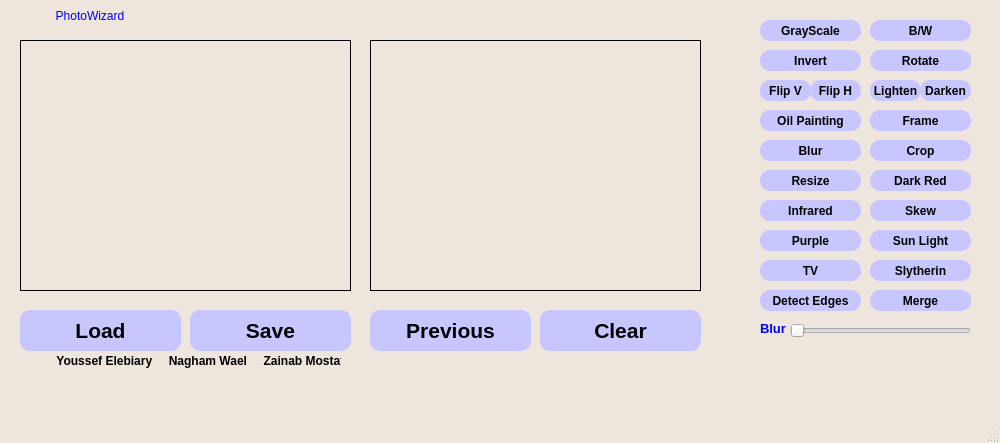
<?xml version="1.0" encoding="UTF-8"?>
<ui version="4.0">
 <class>PhotoWizard</class>
 <widget class="QMainWindow" name="PhotoWizard">
  <property name="geometry">
   <rect>
    <x>0</x>
    <y>0</y>
    <width>1000</width>
    <height>443</height>
   </rect>
  </property>
  <property name="windowTitle">
   <string>PhotoWizard</string>
  </property>
  <property name="windowIcon">
   <iconset>
    <normaloff>icon.png</normaloff>icon.png</iconset>
  </property>
  <property name="styleSheet">
   <string notr="true">QMainWindow {
	background-color: rgb(238, 229, 221);
}</string>
  </property>
  <widget class="QWidget" name="centralwidget">
   <property name="minimumSize">
    <size>
     <width>0</width>
     <height>400</height>
    </size>
   </property>
   <widget class="QPushButton" name="save">
    <property name="geometry">
     <rect>
      <x>190</x>
      <y>310</y>
      <width>161</width>
      <height>41</height>
     </rect>
    </property>
    <property name="font">
     <font>
      <pointsize>16</pointsize>
      <bold>true</bold>
     </font>
    </property>
    <property name="styleSheet">
     <string notr="true">QPushButton {
	background-color: rgb(200, 198, 255);
	color: rgb(0, 0, 0);
	border: 1px;
	border-radius: 10px;
}</string>
    </property>
    <property name="text">
     <string>Save</string>
    </property>
    <property name="shortcut">
     <string>Ctrl+S</string>
    </property>
   </widget>
   <widget class="QLabel" name="credits">
    <property name="geometry">
     <rect>
      <x>50</x>
      <y>350</y>
      <width>291</width>
      <height>21</height>
     </rect>
    </property>
    <property name="font">
     <font>
      <pointsize>9</pointsize>
      <bold>true</bold>
     </font>
    </property>
    <property name="text">
     <string>  Youssef Elebiary     Nagham Wael     Zainab Mostafa</string>
    </property>
    <property name="textInteractionFlags">
     <set>Qt::NoTextInteraction</set>
    </property>
   </widget>
   <widget class="QPushButton" name="detect">
    <property name="geometry">
     <rect>
      <x>760</x>
      <y>290</y>
      <width>101</width>
      <height>21</height>
     </rect>
    </property>
    <property name="font">
     <font>
      <bold>true</bold>
     </font>
    </property>
    <property name="styleSheet">
     <string notr="true">QPushButton {
	background-color: rgb(200, 198, 255);
	color: rgb(0, 0, 0);
	border: 1px;
	border-radius: 10px;
}</string>
    </property>
    <property name="text">
     <string>Detect Edges</string>
    </property>
   </widget>
   <widget class="QPushButton" name="resize">
    <property name="geometry">
     <rect>
      <x>760</x>
      <y>170</y>
      <width>101</width>
      <height>21</height>
     </rect>
    </property>
    <property name="font">
     <font>
      <bold>true</bold>
     </font>
    </property>
    <property name="styleSheet">
     <string notr="true">QPushButton {
	background-color: rgb(200, 198, 255);
	color: rgb(0, 0, 0);
	border: 1px;
	border-radius: 10px;
}</string>
    </property>
    <property name="text">
     <string>Resize</string>
    </property>
   </widget>
   <widget class="QLabel" name="image2">
    <property name="geometry">
     <rect>
      <x>370</x>
      <y>40</y>
      <width>331</width>
      <height>251</height>
     </rect>
    </property>
    <property name="frameShape">
     <enum>QFrame::Box</enum>
    </property>
    <property name="frameShadow">
     <enum>QFrame::Plain</enum>
    </property>
    <property name="text">
     <string/>
    </property>
    <property name="scaledContents">
     <bool>true</bool>
    </property>
    <property name="textInteractionFlags">
     <set>Qt::NoTextInteraction</set>
    </property>
   </widget>
   <widget class="QPushButton" name="tv">
    <property name="geometry">
     <rect>
      <x>760</x>
      <y>260</y>
      <width>101</width>
      <height>21</height>
     </rect>
    </property>
    <property name="font">
     <font>
      <bold>true</bold>
     </font>
    </property>
    <property name="styleSheet">
     <string notr="true">QPushButton {
	background-color: rgb(200, 198, 255);
	color: rgb(0, 0, 0);
	border: 1px;
	border-radius: 10px;
}</string>
    </property>
    <property name="text">
     <string>TV</string>
    </property>
   </widget>
   <widget class="QLabel" name="label_2">
    <property name="geometry">
     <rect>
      <x>760</x>
      <y>320</y>
      <width>31</width>
      <height>16</height>
     </rect>
    </property>
    <property name="font">
     <font>
      <pointsize>10</pointsize>
      <bold>true</bold>
     </font>
    </property>
    <property name="styleSheet">
     <string notr="true">color: rgb(0, 0, 255);</string>
    </property>
    <property name="text">
     <string>Blur</string>
    </property>
   </widget>
   <widget class="QPushButton" name="light">
    <property name="geometry">
     <rect>
      <x>870</x>
      <y>80</y>
      <width>51</width>
      <height>21</height>
     </rect>
    </property>
    <property name="font">
     <font>
      <bold>true</bold>
     </font>
    </property>
    <property name="styleSheet">
     <string notr="true">QPushButton {
	background-color: rgb(200, 198, 255);
	color: rgb(0, 0, 0);
	border: 1px;
	border-radius: 10px;
}</string>
    </property>
    <property name="text">
     <string>Lighten</string>
    </property>
   </widget>
   <widget class="QPushButton" name="ir">
    <property name="geometry">
     <rect>
      <x>760</x>
      <y>200</y>
      <width>101</width>
      <height>21</height>
     </rect>
    </property>
    <property name="font">
     <font>
      <bold>true</bold>
     </font>
    </property>
    <property name="styleSheet">
     <string notr="true">QPushButton {
	background-color: rgb(200, 198, 255);
	color: rgb(0, 0, 0);
	border: 1px;
	border-radius: 10px;
}</string>
    </property>
    <property name="text">
     <string>Infrared</string>
    </property>
   </widget>
   <widget class="QPushButton" name="gray">
    <property name="geometry">
     <rect>
      <x>760</x>
      <y>20</y>
      <width>101</width>
      <height>21</height>
     </rect>
    </property>
    <property name="font">
     <font>
      <bold>true</bold>
     </font>
    </property>
    <property name="styleSheet">
     <string notr="true">QPushButton {
	background-color: rgb(200, 198, 255);
	color: rgb(0, 0, 0);
	border: 1px;
	border-radius: 10px;
}</string>
    </property>
    <property name="text">
     <string>GrayScale</string>
    </property>
   </widget>
   <widget class="QPushButton" name="previous">
    <property name="geometry">
     <rect>
      <x>370</x>
      <y>310</y>
      <width>161</width>
      <height>41</height>
     </rect>
    </property>
    <property name="font">
     <font>
      <pointsize>16</pointsize>
      <bold>true</bold>
     </font>
    </property>
    <property name="styleSheet">
     <string notr="true">QPushButton {
	background-color: rgb(200, 198, 255);
	color: rgb(0, 0, 0);
	border: 1px;
	border-radius: 10px;
}</string>
    </property>
    <property name="text">
     <string>Previous</string>
    </property>
   </widget>
   <widget class="QLabel" name="file_name">
    <property name="geometry">
     <rect>
      <x>-60</x>
      <y>0</y>
      <width>300</width>
      <height>31</height>
     </rect>
    </property>
    <property name="sizePolicy">
     <sizepolicy hsizetype="Preferred" vsizetype="Preferred">
      <horstretch>1</horstretch>
      <verstretch>0</verstretch>
     </sizepolicy>
    </property>
    <property name="minimumSize">
     <size>
      <width>10</width>
      <height>31</height>
     </size>
    </property>
    <property name="maximumSize">
     <size>
      <width>300</width>
      <height>31</height>
     </size>
    </property>
    <property name="styleSheet">
     <string notr="true">QLabel {
	font: 800 17pt &quot;Segoe UI&quot;;
	color :rgb(0, 0, 255);
}</string>
    </property>
    <property name="frameShape">
     <enum>QFrame::NoFrame</enum>
    </property>
    <property name="lineWidth">
     <number>2</number>
    </property>
    <property name="midLineWidth">
     <number>2</number>
    </property>
    <property name="text">
     <string>PhotoWizard</string>
    </property>
    <property name="textFormat">
     <enum>Qt::PlainText</enum>
    </property>
    <property name="alignment">
     <set>Qt::AlignCenter</set>
    </property>
    <property name="textInteractionFlags">
     <set>Qt::NoTextInteraction</set>
    </property>
   </widget>
   <widget class="QPushButton" name="oil">
    <property name="geometry">
     <rect>
      <x>760</x>
      <y>110</y>
      <width>101</width>
      <height>21</height>
     </rect>
    </property>
    <property name="font">
     <font>
      <bold>true</bold>
     </font>
    </property>
    <property name="styleSheet">
     <string notr="true">QPushButton {
	background-color: rgb(200, 198, 255);
	color: rgb(0, 0, 0);
	border: 1px;
	border-radius: 10px;
}</string>
    </property>
    <property name="text">
     <string>Oil Painting</string>
    </property>
   </widget>
   <widget class="QPushButton" name="frame">
    <property name="geometry">
     <rect>
      <x>870</x>
      <y>110</y>
      <width>101</width>
      <height>21</height>
     </rect>
    </property>
    <property name="font">
     <font>
      <bold>true</bold>
     </font>
    </property>
    <property name="styleSheet">
     <string notr="true">QPushButton {
	background-color: rgb(200, 198, 255);
	color: rgb(0, 0, 0);
	border: 1px;
	border-radius: 10px;
}</string>
    </property>
    <property name="text">
     <string>Frame</string>
    </property>
   </widget>
   <widget class="QPushButton" name="dark_red">
    <property name="geometry">
     <rect>
      <x>870</x>
      <y>170</y>
      <width>101</width>
      <height>21</height>
     </rect>
    </property>
    <property name="font">
     <font>
      <bold>true</bold>
     </font>
    </property>
    <property name="styleSheet">
     <string notr="true">QPushButton {
	background-color: rgb(200, 198, 255);
	color: rgb(0, 0, 0);
	border: 1px;
	border-radius: 10px;
}</string>
    </property>
    <property name="text">
     <string>Dark Red</string>
    </property>
   </widget>
   <widget class="QPushButton" name="blur">
    <property name="geometry">
     <rect>
      <x>760</x>
      <y>140</y>
      <width>101</width>
      <height>21</height>
     </rect>
    </property>
    <property name="font">
     <font>
      <bold>true</bold>
     </font>
    </property>
    <property name="styleSheet">
     <string notr="true">QPushButton {
	background-color: rgb(200, 198, 255);
	color: rgb(0, 0, 0);
	border: 1px;
	border-radius: 10px;
}</string>
    </property>
    <property name="text">
     <string>Blur</string>
    </property>
   </widget>
   <widget class="QPushButton" name="flip_h">
    <property name="geometry">
     <rect>
      <x>810</x>
      <y>80</y>
      <width>51</width>
      <height>21</height>
     </rect>
    </property>
    <property name="font">
     <font>
      <bold>true</bold>
     </font>
    </property>
    <property name="styleSheet">
     <string notr="true">QPushButton {
	background-color: rgb(200, 198, 255);
	color: rgb(0, 0, 0);
	border: 1px;
	border-radius: 10px;
}</string>
    </property>
    <property name="text">
     <string>Flip H</string>
    </property>
   </widget>
   <widget class="QPushButton" name="purple">
    <property name="geometry">
     <rect>
      <x>760</x>
      <y>230</y>
      <width>101</width>
      <height>21</height>
     </rect>
    </property>
    <property name="font">
     <font>
      <bold>true</bold>
     </font>
    </property>
    <property name="styleSheet">
     <string notr="true">QPushButton {
	background-color: rgb(200, 198, 255);
	color: rgb(0, 0, 0);
	border: 1px;
	border-radius: 10px;
}</string>
    </property>
    <property name="text">
     <string>Purple</string>
    </property>
   </widget>
   <widget class="QPushButton" name="flip_v">
    <property name="geometry">
     <rect>
      <x>760</x>
      <y>80</y>
      <width>51</width>
      <height>21</height>
     </rect>
    </property>
    <property name="font">
     <font>
      <bold>true</bold>
     </font>
    </property>
    <property name="styleSheet">
     <string notr="true">QPushButton {
	background-color: rgb(200, 198, 255);
	color: rgb(0, 0, 0);
	border: 1px;
	border-radius: 10px;
}</string>
    </property>
    <property name="text">
     <string>Flip V</string>
    </property>
   </widget>
   <widget class="QPushButton" name="invert">
    <property name="geometry">
     <rect>
      <x>760</x>
      <y>50</y>
      <width>101</width>
      <height>21</height>
     </rect>
    </property>
    <property name="font">
     <font>
      <bold>true</bold>
     </font>
    </property>
    <property name="styleSheet">
     <string notr="true">QPushButton {
	background-color: rgb(200, 198, 255);
	color: rgb(0, 0, 0);
	border: 1px;
	border-radius: 10px;
}</string>
    </property>
    <property name="text">
     <string>Invert</string>
    </property>
    <property name="flat">
     <bool>false</bool>
    </property>
   </widget>
   <widget class="QPushButton" name="skew">
    <property name="geometry">
     <rect>
      <x>870</x>
      <y>200</y>
      <width>101</width>
      <height>21</height>
     </rect>
    </property>
    <property name="font">
     <font>
      <bold>true</bold>
     </font>
    </property>
    <property name="styleSheet">
     <string notr="true">QPushButton {
	background-color: rgb(200, 198, 255);
	color: rgb(0, 0, 0);
	border: 1px;
	border-radius: 10px;
}</string>
    </property>
    <property name="text">
     <string>Skew</string>
    </property>
   </widget>
   <widget class="QLabel" name="image1">
    <property name="geometry">
     <rect>
      <x>20</x>
      <y>40</y>
      <width>331</width>
      <height>251</height>
     </rect>
    </property>
    <property name="frameShape">
     <enum>QFrame::Box</enum>
    </property>
    <property name="frameShadow">
     <enum>QFrame::Plain</enum>
    </property>
    <property name="text">
     <string/>
    </property>
    <property name="scaledContents">
     <bool>true</bool>
    </property>
    <property name="textInteractionFlags">
     <set>Qt::NoTextInteraction</set>
    </property>
   </widget>
   <widget class="QPushButton" name="crop">
    <property name="geometry">
     <rect>
      <x>870</x>
      <y>140</y>
      <width>101</width>
      <height>21</height>
     </rect>
    </property>
    <property name="font">
     <font>
      <bold>true</bold>
     </font>
    </property>
    <property name="styleSheet">
     <string notr="true">QPushButton {
	background-color: rgb(200, 198, 255);
	color: rgb(0, 0, 0);
	border: 1px;
	border-radius: 10px;
}</string>
    </property>
    <property name="text">
     <string>Crop</string>
    </property>
   </widget>
   <widget class="QPushButton" name="b_w">
    <property name="geometry">
     <rect>
      <x>870</x>
      <y>20</y>
      <width>101</width>
      <height>21</height>
     </rect>
    </property>
    <property name="font">
     <font>
      <bold>true</bold>
     </font>
    </property>
    <property name="styleSheet">
     <string notr="true">QPushButton {
	background-color: rgb(200, 198, 255);
	color: rgb(0, 0, 0);
	border: 1px;
	border-radius: 10px;
}</string>
    </property>
    <property name="text">
     <string>B/W</string>
    </property>
    <property name="flat">
     <bool>false</bool>
    </property>
   </widget>
   <widget class="QPushButton" name="dark">
    <property name="geometry">
     <rect>
      <x>920</x>
      <y>80</y>
      <width>51</width>
      <height>21</height>
     </rect>
    </property>
    <property name="font">
     <font>
      <bold>true</bold>
     </font>
    </property>
    <property name="styleSheet">
     <string notr="true">QPushButton {
	background-color: rgb(200, 198, 255);
	color: rgb(0, 0, 0);
	border: 1px;
	border-radius: 10px;
}</string>
    </property>
    <property name="text">
     <string>Darken</string>
    </property>
   </widget>
   <widget class="QPushButton" name="rotate">
    <property name="geometry">
     <rect>
      <x>870</x>
      <y>50</y>
      <width>101</width>
      <height>21</height>
     </rect>
    </property>
    <property name="font">
     <font>
      <bold>true</bold>
     </font>
    </property>
    <property name="styleSheet">
     <string notr="true">QPushButton {
	background-color: rgb(200, 198, 255);
	color: rgb(0, 0, 0);
	border: 1px;
	border-radius: 10px;
}</string>
    </property>
    <property name="text">
     <string>Rotate</string>
    </property>
   </widget>
   <widget class="QPushButton" name="load">
    <property name="geometry">
     <rect>
      <x>20</x>
      <y>310</y>
      <width>161</width>
      <height>41</height>
     </rect>
    </property>
    <property name="font">
     <font>
      <pointsize>16</pointsize>
      <bold>true</bold>
     </font>
    </property>
    <property name="whatsThis">
     <string>&lt;html&gt;&lt;head/&gt;&lt;body&gt;&lt;p&gt;&lt;br/&gt;&lt;/p&gt;&lt;/body&gt;&lt;/html&gt;</string>
    </property>
    <property name="styleSheet">
     <string notr="true">QPushButton {
	background-color: rgb(200, 198, 255);
	color: rgb(0, 0, 0);
	border: 1px;
	border-radius: 10px;
}</string>
    </property>
    <property name="text">
     <string>Load</string>
    </property>
   </widget>
   <widget class="QSlider" name="blur_s">
    <property name="geometry">
     <rect>
      <x>790</x>
      <y>320</y>
      <width>181</width>
      <height>21</height>
     </rect>
    </property>
    <property name="font">
     <font>
      <bold>false</bold>
     </font>
    </property>
    <property name="minimum">
     <number>1</number>
    </property>
    <property name="maximum">
     <number>100</number>
    </property>
    <property name="orientation">
     <enum>Qt::Horizontal</enum>
    </property>
   </widget>
   <widget class="QPushButton" name="slytherin">
    <property name="geometry">
     <rect>
      <x>870</x>
      <y>260</y>
      <width>101</width>
      <height>21</height>
     </rect>
    </property>
    <property name="font">
     <font>
      <bold>true</bold>
     </font>
    </property>
    <property name="styleSheet">
     <string notr="true">QPushButton {
	background-color: rgb(200, 198, 255);
	color: rgb(0, 0, 0);
	border: 1px;
	border-radius: 10px;
}</string>
    </property>
    <property name="text">
     <string>Slytherin</string>
    </property>
   </widget>
   <widget class="QPushButton" name="clear">
    <property name="geometry">
     <rect>
      <x>540</x>
      <y>310</y>
      <width>161</width>
      <height>41</height>
     </rect>
    </property>
    <property name="font">
     <font>
      <pointsize>16</pointsize>
      <bold>true</bold>
     </font>
    </property>
    <property name="styleSheet">
     <string notr="true">QPushButton {
	background-color: rgb(200, 198, 255);
	color: rgb(0, 0, 0);
	border: 1px;
	border-radius: 10px;
}</string>
    </property>
    <property name="text">
     <string>Clear</string>
    </property>
    <property name="shortcut">
     <string>Ctrl+S</string>
    </property>
   </widget>
   <widget class="QPushButton" name="sunlight">
    <property name="geometry">
     <rect>
      <x>870</x>
      <y>230</y>
      <width>101</width>
      <height>21</height>
     </rect>
    </property>
    <property name="font">
     <font>
      <bold>true</bold>
     </font>
    </property>
    <property name="styleSheet">
     <string notr="true">QPushButton {
	background-color: rgb(200, 198, 255);
	color: rgb(0, 0, 0);
	border: 1px;
	border-radius: 10px;
}</string>
    </property>
    <property name="text">
     <string>Sun Light</string>
    </property>
   </widget>
   <widget class="QPushButton" name="merge">
    <property name="geometry">
     <rect>
      <x>870</x>
      <y>290</y>
      <width>101</width>
      <height>21</height>
     </rect>
    </property>
    <property name="font">
     <font>
      <bold>true</bold>
     </font>
    </property>
    <property name="styleSheet">
     <string notr="true">QPushButton {
	background-color: rgb(200, 198, 255);
	color: rgb(0, 0, 0);
	border: 1px;
	border-radius: 10px;
}</string>
    </property>
    <property name="text">
     <string>Merge</string>
    </property>
   </widget>
  </widget>
  <widget class="QMenuBar" name="menubar">
   <property name="geometry">
    <rect>
     <x>0</x>
     <y>0</y>
     <width>1000</width>
     <height>21</height>
    </rect>
   </property>
  </widget>
  <widget class="QStatusBar" name="statusbar"/>
 </widget>
 <resources/>
 <connections/>
</ui>
